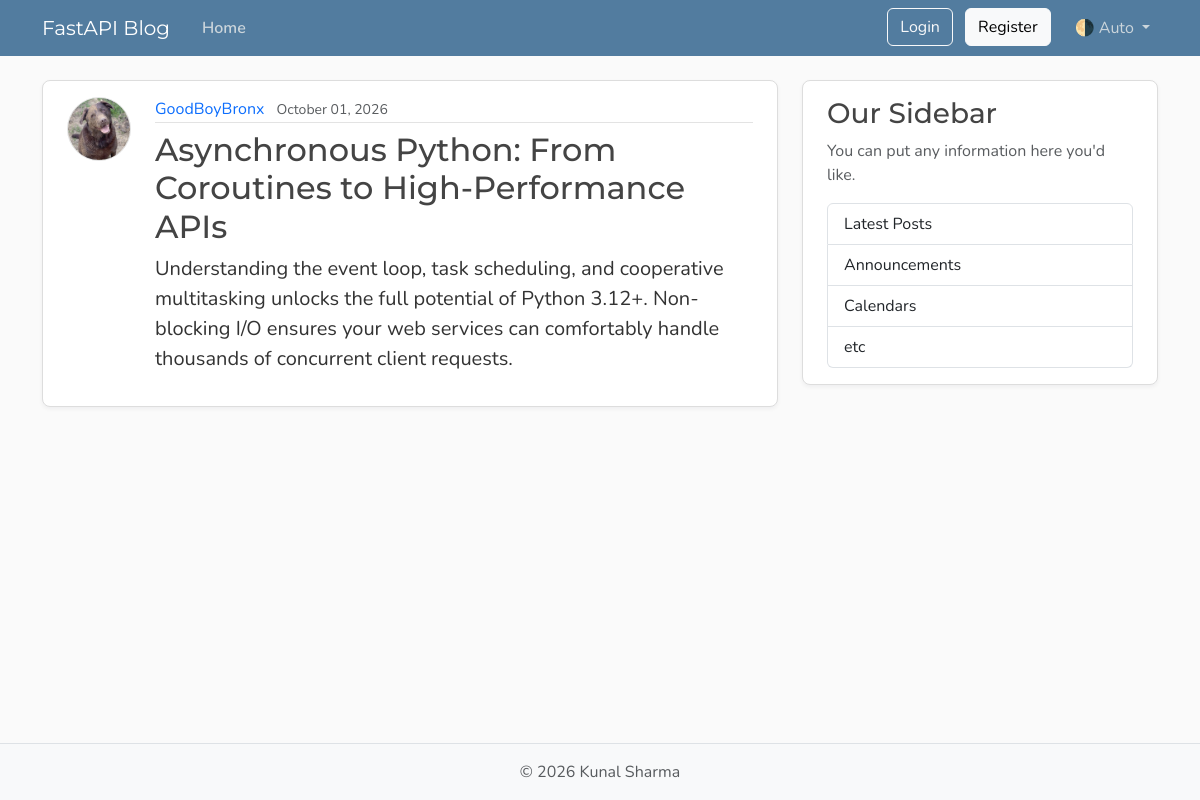
Page /posts/43 on the committed database.
### model.py (models this page shows, shortened)
class User(Base):
    __tablename__ = "users"
    id : Mapped[int] = mapped_column(Integer , primary_key=True , index=True)
    username : Mapped[str] = mapped_column(String(50) , unique=True ,nullable=False)
    email : Mapped[str] = mapped_column(String , unique=True , nullable=False)
    password_hash: Mapped[str] = mapped_column(String(200), nullable=False)
    image_file: Mapped[str | None]= mapped_column(
        String(200),
        nullable=True,
        default=None,
    )
    posts:Mapped[list[Post]] =  relationship(
                                back_populates="author",
                                cascade="all ,delete-orphan"
                                )
    reset_tokens: Mapped[list[PasswordResetToken]] = relationship(
    back_populates="user",
    cascade="all, delete-orphan",)

class Post(Base):
    __tablename__ = "posts"
    id: Mapped[int] = mapped_column(Integer, primary_key=True , index = True)
    title : Mapped[str] = mapped_column(String , nullable=False)
    content: Mapped[str] = mapped_column(TEXT , nullable=False)
    user_id: Mapped[int] = mapped_column(
        ForeignKey("users.id"),
        index=True,
        nullable=False )
    date_posted : Mapped[datetime] = mapped_column(
    DATETIME(timezone = True),
    default= lambda :datetime.now(UTC),
    )
    author : Mapped[User] = relationship(back_populates="posts")

### main.py (the view)
@app.get("/posts/{post_id}", name = "post_page")
async def post_page(request : Request , post_id: int , db : Annotated[AsyncSession , Depends(get_db)]):
    result = await  db.execute(select(model.Post).options(selectinload(model.Post.author)).where(model.Post.id == post_id))
    post = result.scalars().first()
    if post:
        title = post.title[:50]
        return templates.TemplateResponse(
            request,
            "post.html",
            {"post":post, "title":title}
        )
    raise HTTPException(
        status_code=status.HTTP_404_NOT_FOUND,
        detail= "Post not found"
    )

### templates/post.html (shortened to what this page needs)
{% extends "layout.html" %}
{% block content %}
    <article class="content-section py-3 px-4 mb-4">
        <div class="d-flex align-items-start gap-4">
            <img class="rounded-circle article-img flex-shrink-0"
                 src="{{ post.author.image_path }}"
                 alt="{{ post.author.username }}'s profile picture"
                 width="64"
                 height="64"
                 loading="lazy">
            <div class="flex-grow-1">
                <div class="article-metadata mb-2">
                    <a class="me-2"
                       href="{{ url_for ("user_posts", user_id=post.author.id ) }}">{{ post.author.username }}</a>
                    <small class="text-body-secondary">{{ post.date_posted.strftime("%B %d, %Y") }}</small>
                </div>
                <h2 class="article-title">{{ post.title }}</h2>
                <p class="article-content">{{ post.content }}</p>
            </div>
        </div>
    </article>
{% endblock content %}

### static/css/main.css (style rules this page uses)
:root { --font-heading: "Montserrat", system-ui, -apple-system, BlinkMacSystemFont, sans-serif; --font-body: "Nunito", system-ui, -apple-system, BlinkMacSystemFont, sans-serif; --color-bg-body: #fafafa; --color-bg-content: #ffffff; --color-text-primary: #333333; --color-text-heading: #444444; --color-steel: #527c9f; --color-nav-link: #cbd5db; --color-nav-link-hover: #ffffff; --color-link-hover: #428bca; --color-border: #dddddd; --color-border-light: #e3e3e3; --spacing-xl: 5rem; --article-img-size: 4rem; --account-img-size: 7.813rem; }
body { font-family: var(--font-body); background: var(--color-bg-body); color: var(--color-text-primary); }
h1, h2, h3, h4, h5, h6 { font-family: var(--font-heading); color: var(--color-text-heading); }
a { text-decoration: none; }
.content-section { background: var(--color-bg-content); border: 1px solid var(--color-border); border-radius: 0.5rem; box-shadow: 0 2px 4px rgba(15, 23, 42, 0.05); transition: box-shadow 0.15s ease, transform 0.15s ease, border-color 0.15s ease; }
.article-title { color: var(--color-text-heading); transition: color 0.2s ease-in-out; }
.article-content { white-space: pre-line; font-size: 1.25rem; }
.article-img { height: var(--article-img-size); width: var(--article-img-size); flex-shrink: 0; object-fit: cover; border: 1px solid var(--color-border-light); box-shadow: 0 0 0 2px var(--color-bg-content); }
.article-metadata { padding-bottom: 0.063rem; border-bottom: 1px solid var(--color-border-light); }
.article-metadata a { transition: color 0.2s ease-in-out; }

### rows in the picture
User: author.image_path (picture), author.username "GoodBoyBronx"
Post: date_posted "October 01, 2026", title "Asynchronous Python: From Coroutines to High-Performance APIs", content "Understanding the event loop, task scheduling, and cooperative multitasking unlocks the full potential of Python 3.12+. Non-blocking I/O ensures your web services can comfortably handle thousands of concurrent client requests."
